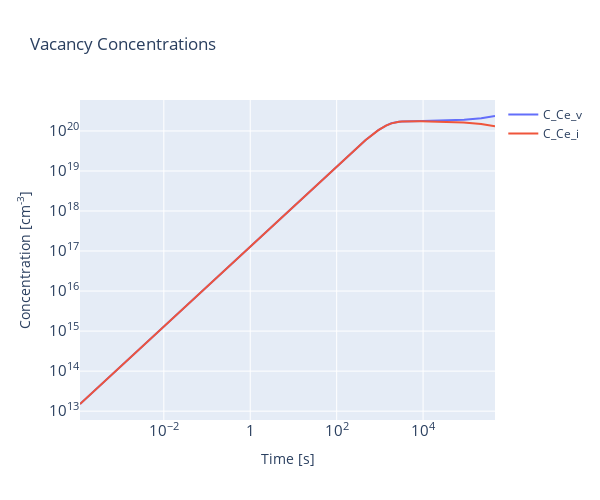
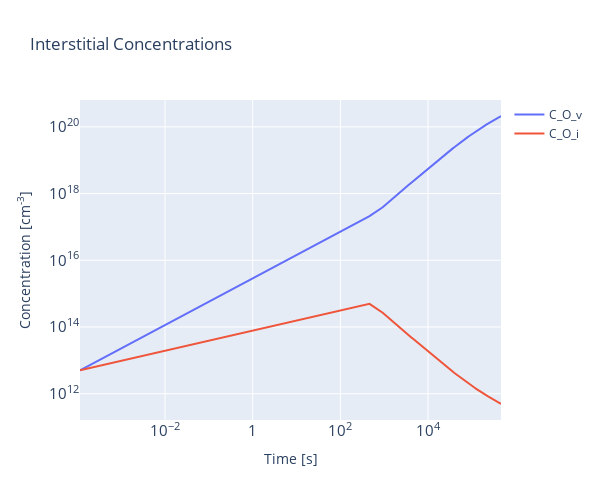
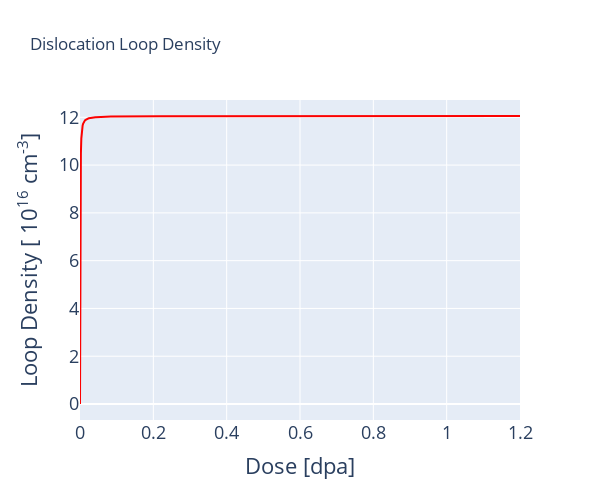
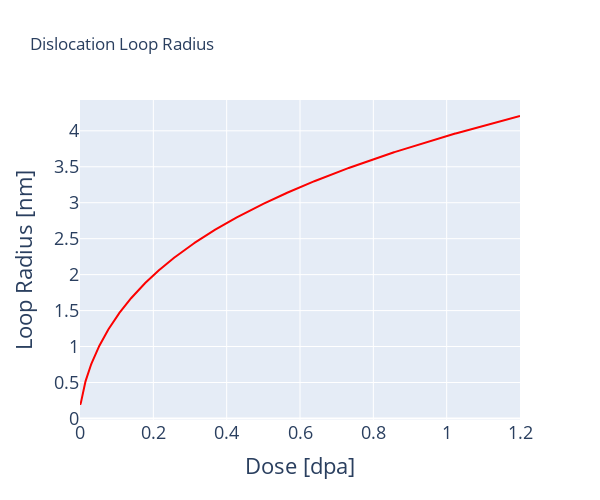

Write notebook code for charts like these, in order.
### Code cell
figs = interactive_plots(results, G_0)

names = {0:"Ce-concentrations",
        1:"O-concentrations",
        2:"Loop-Density",
        3:"Loop-radius"}

for i,fig in enumerate(figs):
    file_name = f"../../images/plot-{names[i]}-HF.svg"
    fig.write_image(file_name)

### Figure 1 — Plotly figure (JSON) as saved in the notebook; plotly's stock layout.template omitted (floating-point values rounded to 4 significant figures; data arrays with more than 128 entries replaced by an {"elided": "..."} marker saying what was removed)
{"data": [{"mode": "lines", "name": "C_Ce_v", "type": "scatter", "x": {"elided": "1000 float values"}, "y": {"elided": "1000 float values"}}, {"mode": "lines", "name": "C_Ce_i", "type": "scatter", "x": {"elided": "1000 float values"}, "y": {"elided": "1000 float values"}}], "layout": {"height": 500, "title": {"text": "Vacancy Concentrations"}, "width": 600, "xaxis": {"exponentformat": "power", "title": {"text": "Time [s]"}, "type": "log"}, "yaxis": {"exponentformat": "power", "title": {"text": "Concentration [cm<sup>-3</sup>]"}, "type": "log"}}}

### Figure 2 — Plotly figure (JSON) as saved in the notebook; plotly's stock layout.template omitted (floating-point values rounded to 4 significant figures; data arrays with more than 128 entries replaced by an {"elided": "..."} marker saying what was removed)
{"data": [{"mode": "lines", "name": "C_O_v", "type": "scatter", "x": {"elided": "1000 float values"}, "y": {"elided": "1000 float values"}}, {"mode": "lines", "name": "C_O_i", "type": "scatter", "x": {"elided": "1000 float values"}, "y": {"elided": "1000 float values"}}], "layout": {"height": 500, "title": {"text": "Interstitial Concentrations"}, "width": 600, "xaxis": {"exponentformat": "power", "title": {"text": "Time [s]"}, "type": "log"}, "yaxis": {"exponentformat": "power", "title": {"text": "Concentration [cm<sup>-3</sup>]"}, "type": "log"}}}

### Figure 3 — Plotly figure (JSON) as saved in the notebook; plotly's stock layout.template omitted (floating-point values rounded to 4 significant figures; data arrays with more than 128 entries replaced by an {"elided": "..."} marker saying what was removed)
{"data": [{"line": {"color": "#fc0100"}, "mode": "lines", "name": "N_L", "type": "scatter", "x": {"elided": "1000 float values"}, "y": {"elided": "1000 float values"}}], "layout": {"height": 500, "title": {"text": "Dislocation Loop Density"}, "width": 600, "xaxis": {"tickfont": {"size": 18}, "title": {"font": {"size": 22}, "text": "Dose [dpa]"}}, "yaxis": {"tickfont": {"size": 18}, "title": {"font": {"size": 22}, "text": "Loop Density [ 10<sup>16</sup> cm<sup>-3</sup>] "}}}}

### Figure 4 — Plotly figure (JSON) as saved in the notebook; plotly's stock layout.template omitted (floating-point values rounded to 4 significant figures; data arrays with more than 128 entries replaced by an {"elided": "..."} marker saying what was removed)
{"data": [{"line": {"color": "#fc0100"}, "mode": "lines", "name": "R_L", "type": "scatter", "x": {"elided": "1000 float values"}, "y": {"elided": "1000 float values"}}], "layout": {"height": 500, "title": {"text": "Dislocation Loop Radius"}, "width": 600, "xaxis": {"tickfont": {"size": 18}, "title": {"font": {"size": 22}, "text": "Dose [dpa]"}}, "yaxis": {"tickfont": {"size": 18}, "title": {"font": {"size": 22}, "text": "Loop Radius [nm]"}}}}
